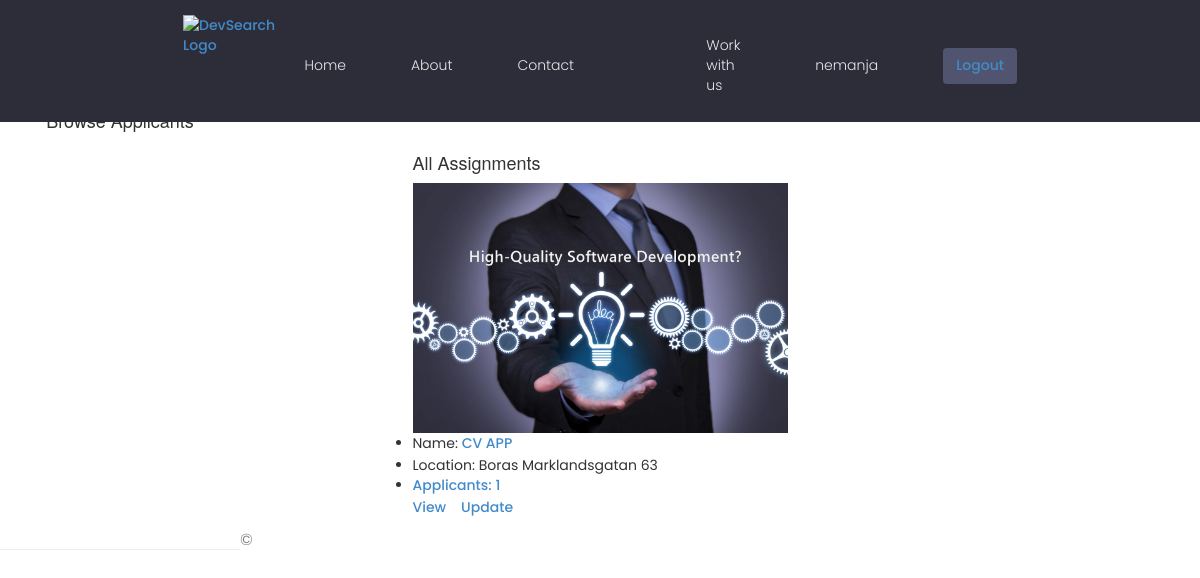
Page /profile/c39e2d03-2281-47ea-af68-b24c4672581d (signed in) on the earlier database version.
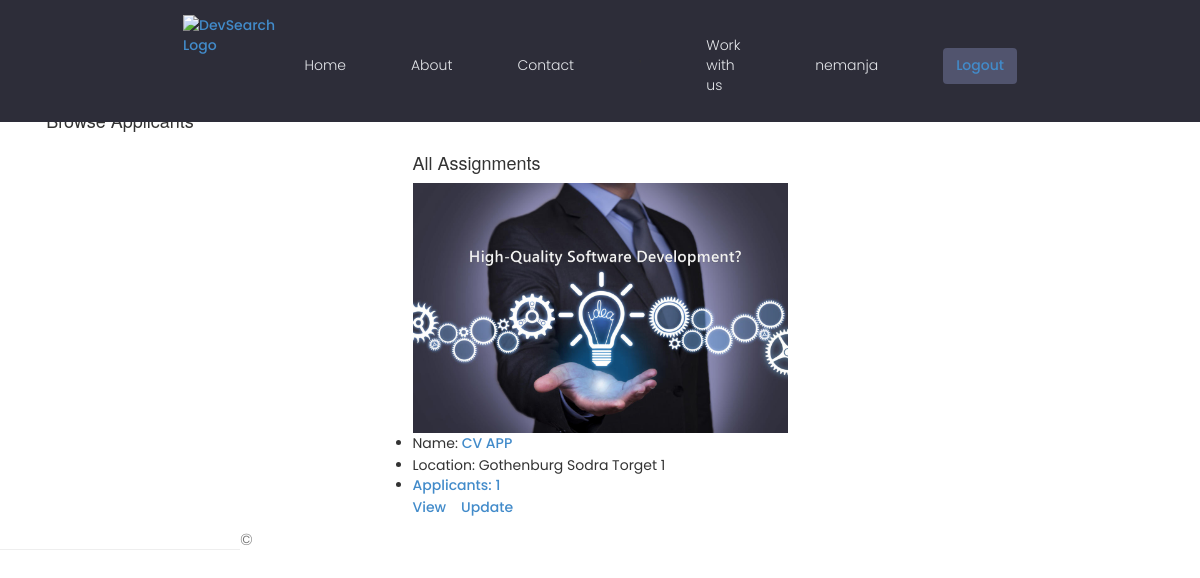
Same page on the later database version.
### assignment/models.py (models this page shows, shortened)
class Assignment(models.Model):
    host = models.ForeignKey(User,on_delete=models.SET_NULL,blank=True, null=True)
    tags = models.ManyToManyField(Tag,blank=True)
    title = models.CharField(max_length=200)
    featured_picture = models.ImageField(null=True,blank=True , default = "project.jpg")
    description = models.TextField()
    location = models.ForeignKey(Location, on_delete=models.CASCADE)
    applicant = models.ManyToManyField(Applicant,blank=True)
    updated = models.DateTimeField(auto_now=True)
    created = models.DateTimeField(auto_now_add=True)
    id = models.UUIDField(default=uuid.uuid4,unique=True,primary_key=True,editable=False)

class Location(models.Model):
    name = models.CharField(max_length=200)
    adress = models.CharField(max_length=300)
    def __str__(self):
       return f"{self.name} {self.adress}"

### ProfilePages/views.py (the view)
# urls.py: path('profile/<str:pk>',views.profile_page, name='profile'),
def profile_page(request,pk):
    if request.user.is_authenticated:
        profile = Profile.objects.get(id=pk)
        assignments = [_ for _ in Assignment.objects.filter(host=request.user)]
        assignments_applied = profile.assignments.all()
        profile_picture=profile.profile_picture.url
        print(" iznad sam ovdeeeeeeeeeeeeeeeeeeeeeeeeeeeeeeeeeeeeeeeeeeeeeeeeeeeeeeeeeeeeeeeeeeeeeeeeeeeeeeeeeeeeeeeeeeeeeeeeeeeeeeeeeeeeeeeeee")
        print(profile_picture)
        print("ovdeeeeeeeeeeeeeeeeeeeeeeeeeeeeeeeeeeeeeeeeeeeeeeeeeeeeeeeeeeeeeeeeeeeeeeeeeeeeeeeeeeeeeeeeeeeeeeeeeeeeeeeeeeeeeeeeee")
        context={'assignments':assignments,'profile':profile ,'assignments_applied':assignments_applied,"picture":profile_picture}
        return render(request,'ProfilePages/profile-page.html',context)
    return redirect('login')

### ProfilePages/templates/ProfilePages/profile-page.html (shortened to what this page needs)
{% extends "MainPages/layout.html" %}
{% block content %}
<br>
<br>
{% if request.user.is_staff %}
<div class="home-container" >
      <div class="grid-item">
        <h4>  Browse Applicants </h4>
      </div>
    <div class="grid-item">
        <a href="{% url 'create-assignment' %}">Create new assignment</a>
        <br>
        <br>
        <h4>All Assignments</h4>
        <ul>
        {% for assignment in assignments %}
          <img width=200  height=150 class="project__thumbnail" src="{{assignment.featured_picture.url}}" alt="project.jpg" />
          <li>Name: <a href="{% url 'assignment-details' assignment.id %}">{{assignment.title}}</a></li>
          <li>Location: {{assignment.location}}  </li>
          <li> <a href="{% url 'assignment-details' assignment.id %}"> Applicants: {{ assignment.applicant.count }} </a></li>
          <a href="{% url 'assignment-details' assignment.id %}">View</a> &nbsp  &nbsp<a href="{% url 'update-assignment' assignment.id %}">Update</a>
          <br>
        {% endfor %}
      </ul>
    </div>
    <div>
    </div>
{% endif %}
{% endblock  %}

Differences in the rows shown:
changed Assignment "CV APP": location "Boras Marklandsgatan 63" → "Gothenburg Sodra Torget 1"
